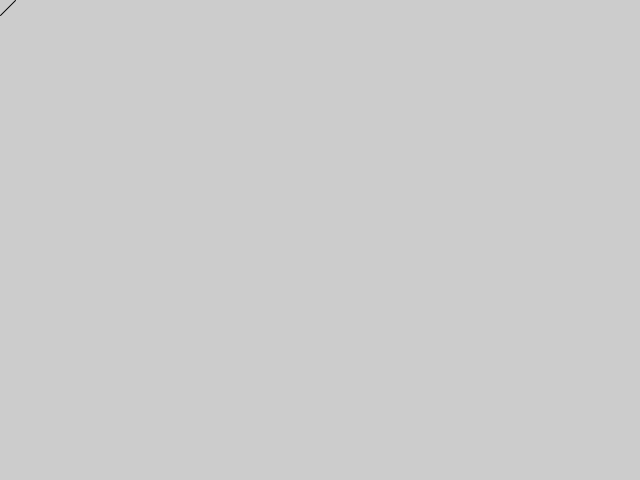
Frame 1 (no input)
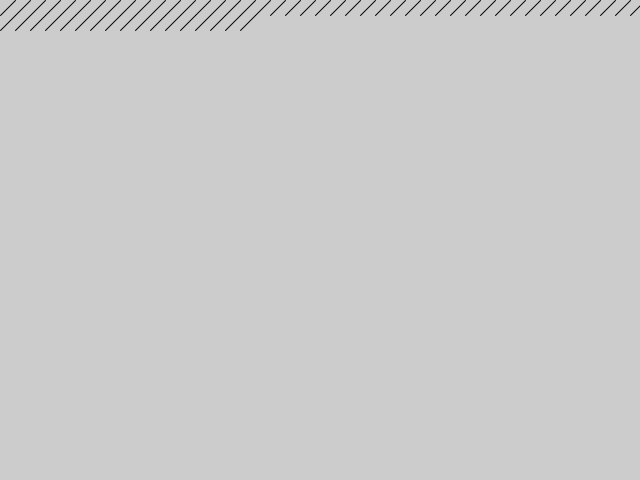
Frame 60 (the mouse pressed at the canvas centre just before this capture)
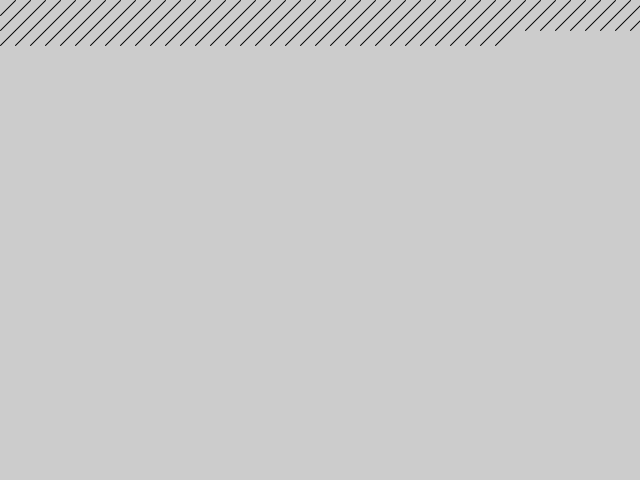
Frame 120 (the mouse held since frame 60 and released just before this capture)

The Processing sketch that drew these frames (run headless with seeded random() and noise(); from frame 60 on, the mouse is pressed at the canvas centre):

// Processing sketch: sketch_10print
// ── sketch_10print.pde
int rozmiar;
int x, y;

void setup()
{
  frameRate( 50 );
  size(640, 480);
  rozmiar = 15;
  x = 0;
  y = 0;
}


void draw() 
{
  int los = (int)random(0, 101);
  if (los >= 100)
  {
    line( x, y, x+rozmiar, y+rozmiar );
  } else {
    line( x, y+rozmiar, x+rozmiar, y );
  }

  x = x + rozmiar;
  if ( x >= width )
  {
    x = 0;
    y = y + rozmiar;
  }
}
